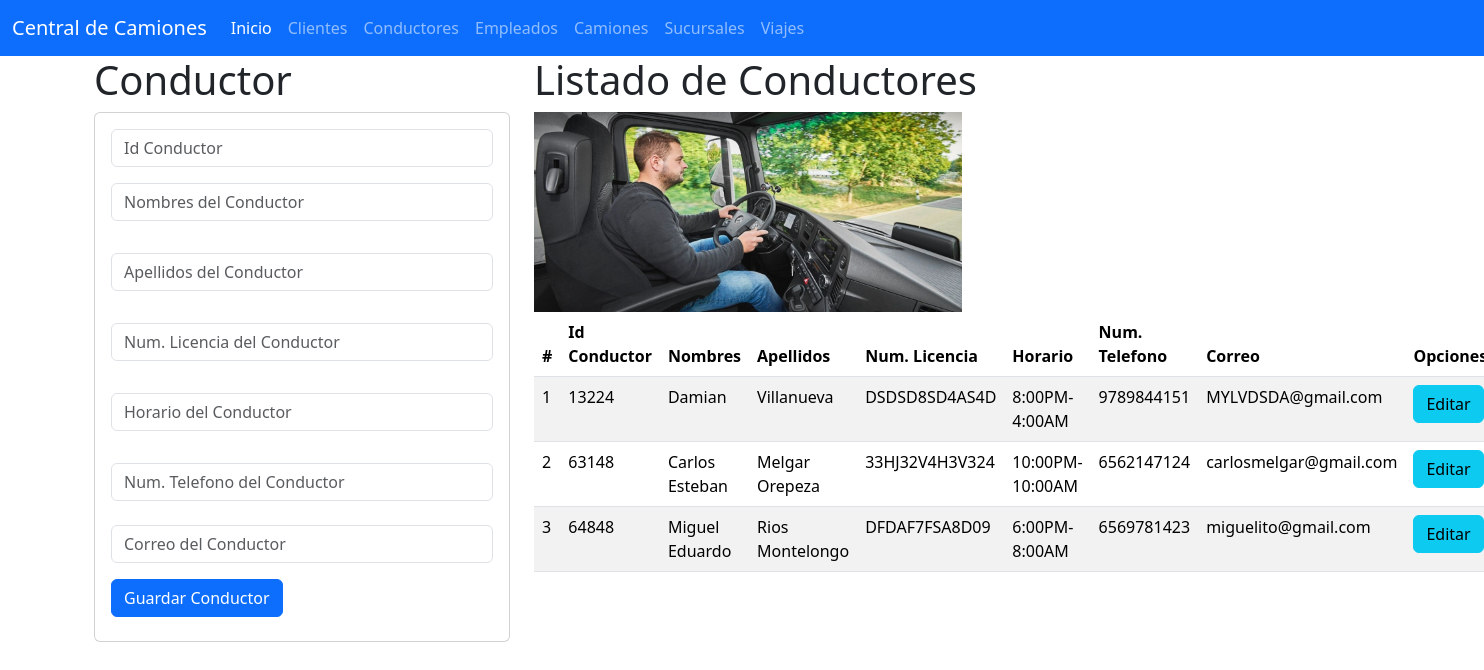
The page /conductores on the database its author committed.
### conductores_app/models.py (models this page shows, shortened)
class Conductores(models.Model):
    id_conductor=models.CharField(primary_key=True,max_length=6)
    Nombres=models.CharField(max_length=50)
    Apellidos=models.CharField(max_length=50)
    Numerolicencia=models.CharField(max_length=50)
    Horario=models.CharField(max_length=50)
    Numerotelefono=models.CharField(max_length=10)
    Correoelectronico=models.CharField(max_length=10)

### conductores_app/views.py (the view)
# urls.py: path("conductores", views.inicio_vistaConductores, name="conductores"),
def inicio_vistaConductores(request):
    losconductores=Conductores.objects.all()
    return render(request,"gestionarConductores.html",{"misconductores":losconductores})

### conductores_app/templates/gestionarConductores.html (shortened to what this page needs)
    {% extends "base.html" %}
    {% load static %}
    {% block cuerpo %}
    <div class="row">
    <div class="col-sm-12 col-md-4 col-lg-4 col-xl-4">
    <h1>Conductor</h1>
    <div class="card">
    <div class="card-body">
        <form action="registrarConductor/" method="POST"> {% csrf_token %}
        <div class="form-group">
            <input type="text" id="txtidconductor" name="txtidconductor" class="form-control"
            placeholder="Id Conductor" minlenght="1" maxlenght="6" required>
        </div>
        <div class="form-group py-3">
            <input type="text" id="txtnombres" name="txtnombres" class="form-control"
            placeholder="Nombres del Conductor" maxlenght="100" required>
        </div>
        <div class="form-group py-3">
            <input type="text" id="txtapellidos" name="txtapellidos" class="form-control"
            placeholder="Apellidos del Conductor" maxlenght="50" required>
        </div>
        <div class="form-group py-3">
            <input type="text" id="txtlicen" name="txtlicen" class="form-control"
            placeholder="Num. Licencia del Conductor" maxlenght="50" required>
        </div>
        <div class="form-group py-3">
            <input type="text" id="txthorario" name="txthorario" class="form-control"
            placeholder="Horario del Conductor" maxlenght="50" required>
        </div>
        <div class="form-group py-3">
            <input type="text" id="txtnumtele" name="txtnumtele" class="form-control"
            placeholder="Num. Telefono del Conductor" maxlenght="50" required>
        </div>
        <div class="form-group py-2">
            <input type="text" id="txtcorreo" name="txtcorreo" class="form-control"
            placeholder="Correo del Conductor" maxlenght="50" required>
        </div>
        <div class="form-group py-2">
            <button type="submit" class="btn btn-primary">Guardar Conductor</button>
        </div>
        </form>
    </div>
    </div>
    </div>
    <div class="col-sm-12 col-md-8 col-lg-8 col-xl-8">
        <h1>
            Listado de Conductores
        </h1>
        <img class="w-50" src="{% static 'img/conductores.jpg' %}" alt="najera" width="200" height="200"> </img>
            <table class="table table-striped">
                <thead>
                <tr>
                    <th scope="col">#</th>
                    <th scope="col">Id Conductor</th>
                    <th scope="col">Nombres</th>
                    <th scope="col">Apellidos</th>
                    <th scope="col">Num. Licencia</th>
                    <th scope="col">Horario</th>
                    <th scope="col">Num. Telefono</th>
                    <th scope="col">Correo</th>
                    <th> Opciones </th>
                </tr>
                </thead>
                <tbody>
                {% for m in misconductores %}
                <tr>
                    <td> {{forloop.counter}} </td>
                    <td> {{m.id_conductor}} </td>
                    <td> {{m.Nombres}} </td>
                    <td> {{m.Apellidos}} </td>
                    <td> {{m.Numerolicencia}} </td>
                    <td> {{m.Horario}} </td>
                    <td> {{m.Numerotelefono}} </td>
                    <td> {{m.Correoelectronico}} </td>
                    <td> <a href="seleccionarConductor/{{m.id_conductor}}" class="btn btn-info" >Editar</a></td>
                </tr>
                {% endfor %}
                </tbody>
            </table>
    {% endblock %}

### templates/base.html (shortened to what this page needs)
<!doctype html>
<html lang="en">
<head>
    <link href="https://cdn.jsdelivr.net/npm/bootstrap@5.3.3/dist/css/bootstrap.min.css" rel="stylesheet">
</head>
<body>
    <nav class="navbar navbar-expand-lg bg-primary" data-bs-theme="dark">
        <div class="container-fluid">
          <a class="navbar-brand" href="#">Central de Camiones</a>
          <div class="collapse navbar-collapse" id="navbarNav">
            <ul class="navbar-nav">
              <li class="nav-item">
                <a class="nav-link active" aria-current="page" href="/">Inicio</a>
              </li>
              <li class="nav-item">
                <a class="nav-link" href="{% url 'clientes' %}">Clientes</a>
              </li>
              <li class="nav-item">
                <a class="nav-link" href="{% url 'conductores' %}">Conductores</a>
              </li>
              <li class="nav-item">
                <a class="nav-link" href="{% url 'empleados' %}">Empleados</a>
              </li>
              <li class="nav-item">
                <a class="nav-link" href="{% url 'camiones' %}">Camiones</a>
              </li>
              <li class="nav-item">
                <a class="nav-link" href="{% url 'sucursales' %}">Sucursales</a>
              </li>
              <li class="nav-item">
                <a class="nav-link" href="{% url 'viajes' %}">Viajes</a>
              </li>
            </ul>
          </div>
        </div>
      </nav>
    <div class="container">
        {% block cuerpo %}
        {% endblock %}
    </div>
</body>
</html>

### rows shown on the page
Conductores: id_conductor "13224", Nombres "Damian", Apellidos "Villanueva", Numerolicencia "DSDSD8SD4AS4D", Horario "8:00PM-4:00AM", Numerotelefono "9789844151", Correoelectronico "MYLVDSDA@gmail.com"
Conductores: id_conductor "63148", Nombres "Carlos Esteban", Apellidos "Melgar Orepeza", Numerolicencia "33HJ32V4H3V324", Horario "10:00PM-10:00AM", Numerotelefono "6562147124", Correoelectronico "carlosmelgar@gmail.com"
Conductores: id_conductor "64848", Nombres "Miguel Eduardo", Apellidos "Rios Montelongo", Numerolicencia "DFDAF7FSA8D09", Horario "6:00PM-8:00AM", Numerotelefono "6569781423", Correoelectronico "miguelito@gmail.com"
